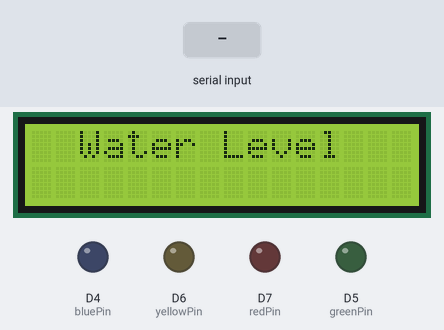
A sketch run on a simulated ESP8266 (NodeMCU). On the bench: 16×2 character LCD, output pins drawn as LEDs (lit = HIGH). The test bench sets the inputs (shaded band). WiFi joins after 1.5 s; servers stay silent unless stated; what the sketch prints to the serial monitor is not drawn.

Above: at 2.8 s.
2.9 s: "90,45\n" received over the second serial link
At 4.1 s:
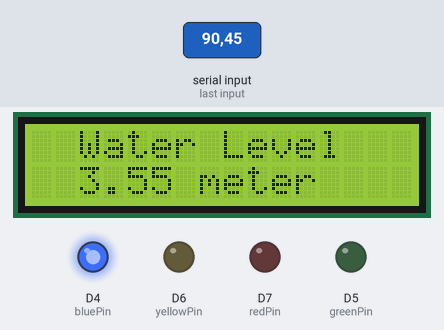
4.4 s: "30,150\n" received over the second serial link
At 5.5 s:
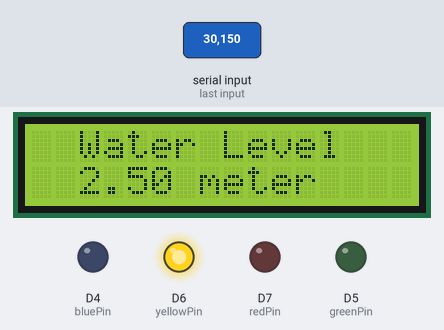
5.9 s: "90\n" received over the second serial link
At 6.6 s:
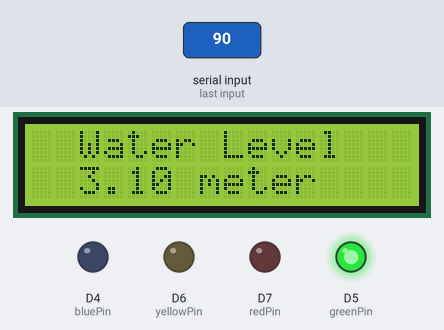
7.4 s: "200\n" received over the second serial link
At 7.8 s:
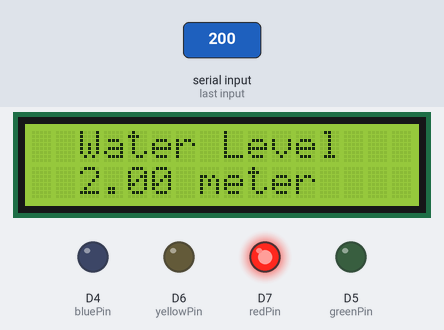
Timing chart, 0 to 9.9 s (numbered marks = the images above; inputs shaded):
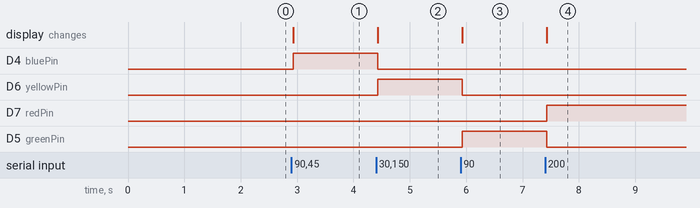

The sketch:

esp_display.ino
```cpp
/*
การต่อสาย

จอ LCD -> ESP8266
SCL  ->  D1
SDA  ->  D2
VCC  ->  5v
GND  ->  GND

led -> ESP8266
bluePin    ->  D4
greenPin   ->  D5
yellowPin  ->  D6
redPin     ->  D7

สายระหว่างบอร์ด -> ESP8266
แดง  ->  V1
ดำ   ->  GND
ฟ้า   ->  D3

*/


// level in centimeter [cm]
#define tankLevel 400    // ระดับน้ำสูงสุด [cm]
#define blueLevel 350    // ระดับน้ำแสดงไฟสีฟ้า [cm]
#define greenLevel 300   // ระดับน้ำแสดงไฟสีเขียว [cm]
#define yellowLevel 200  // ระดับน้ำแสดงไฟสีเหลือง [cm]
#define redLevel 100     // ระดับน้ำแสดงไฟสีแดง [cm]

// ขา led
#define bluePin D4
#define greenPin D5
#define yellowPin D6
#define redPin D7

#include <SoftwareSerial.h>
#include <Wire.h>
#include <LiquidCrystal_PCF8574.h>   // ติดตั้งโดยค้นหา LiquidCrystal_PCF8574 จาก library manager ได้เลย
#include <TridentTD_LineNotify.h>    // ติดตั้งโดยค้นหา TridentTD_LineNotify จาก library manager ได้เลย

#define SSID        "ssid"       // ชื่อไวไฟ
#define PASSWORD    "pass"       // รหัสผ่าน
#define LINE_TOKEN  "linetoken"  // โทเค็นไวไฟ

LiquidCrystal_PCF8574 lcd(0x27);  // set the LCD address to 0x27 for a 16 chars and 2 line display

SoftwareSerial SensorSerial(D3, D4);  // rx, tx

unsigned long previousMillis = 0;
int distance;
byte state= 3;  // 0-red, 1-yellow, 2-green, 3-blue

void setup() {

  Serial.begin(115200);
  SensorSerial.begin(9600);

  digitalWrite(bluePin, LOW);
  digitalWrite(greenPin, LOW);
  digitalWrite(yellowPin, LOW);
  digitalWrite(redPin, LOW);
  pinMode(bluePin, OUTPUT);
  pinMode(greenPin, OUTPUT);
  pinMode(yellowPin, OUTPUT);
  pinMode(redPin, OUTPUT);

  lcd.begin(16, 2);  // initialize the lcd
  lcd.setBacklight(255);
  lcd.home();
  lcd.clear();
  lcd.println("  Water Level");

    WiFi.begin(SSID, PASSWORD);
  Serial.printf("WiFi connecting to %s\n",  SSID);
  while(WiFi.status() != WL_CONNECTED) { Serial.print("."); delay(400); }
  Serial.printf("\nWiFi connected\nIP : ");
  Serial.println(WiFi.localIP());

  // กำหนด Line Token
  LINE.setToken(LINE_TOKEN);
}


void loop() {

  unsigned long currentMillis = millis();
  if (currentMillis - previousMillis >= 1000) {
    previousMillis = currentMillis;

  }

  while (SensorSerial.available() > 0) {
    distance =  SensorSerial.parseInt();
    distance = tankLevel - distance;

    if (SensorSerial.read() == '\n') {
      lcd.home();
      lcd.clear();
      lcd.print("  Water Level");
      lcd.setCursor(2, 1);
      lcd.print(float(distance)/100,2);
      lcd.print(" meter");

      ledDisplay();
    }
  }
}

void ledDisplay() {

  digitalWrite(bluePin, LOW);
  digitalWrite(greenPin, LOW);
  digitalWrite(yellowPin, LOW);
  digitalWrite(redPin, LOW);

  if (distance > blueLevel) {
    digitalWrite(bluePin, HIGH);
    if(state!=3){
      state = 3;
      lineNotify();
    }
  } else if (distance > greenLevel) {
    digitalWrite(greenPin, HIGH);
    if(state!=2){
      state = 2;
      lineNotify();
    }
  } else if (distance > yellowLevel) {
    digitalWrite(yellowPin, HIGH);
    if(state!=1){
      state = 1;
      lineNotify();
    }
  } else if (distance > redLevel) {
    digitalWrite(redPin, HIGH);
    if(state!=0){
      state = 0;
      lineNotify();
    }
  }
}

void lineNotify(){
  LINE.notify("ระดับน้ำขณะนี้ " + String(float(distance)/100,2) + " เมตร");
}
```

Measured:
- after the input at 2.9 s, D4 (bluePin): LOW → HIGH at once; the display: changes at once (image 1)
- after the input at 4.4 s, D4 (bluePin): HIGH → LOW at once; D6 (yellowPin): LOW → HIGH at once; the display: changes at once (image 2)
- after the input at 5.9 s, D6 (yellowPin): HIGH → LOW at once; D5 (greenPin): LOW → HIGH at once; the display: changes at once (image 3)
- after the input at 7.4 s, D7 (redPin): LOW → HIGH at once; D5 (greenPin): HIGH → LOW at once; the display: changes at once (image 4)
